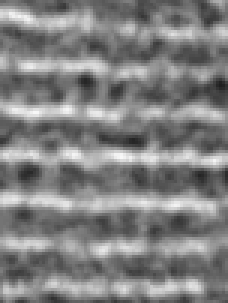
#> input picture data/new_strips/004 WT-DA 25k strip 1.png, 76 x 101 px (shown 3 times larger); its folder holds only this picture in this run
$ jupyter execute --allow-errors gapfinder_test.ipynb
#> lines starting #> are read from the running program, lines starting #| are printed output that depends on the picture; after the words box and inside, x2 and y2 are one past the last pixel; in counts of white or black regions, pixels touching at a corner belong together
[cell 1]
import pandas
import numpy
import matplotlib.pyplot as plt
import cv2

print("hello world")

# Project Overview

## Part 1. Thresholding the image strips

Load the custom strips into the notebook and threshold them to get the binary images.

[cell 2]
import os
import glob

# get a list of all images in data/new_strips
images = glob.glob("data/new_strips/*.png")

print(f"We have {len(images)} images to play with")

[cell 3]
def load_gray_image(image_path):
    image = cv2.imread(image_path)
#> image is the input picture: shape (101, 76, 3); min 31, max 248, mean 128.7
    gray = cv2.cvtColor(image, cv2.COLOR_BGR2GRAY)
    return gray


def equalize_image(image, clip_low=100, clip_high=255):
#> called with clip_low = 100, clip_high = 255
    equalized = cv2.equalizeHist(image)
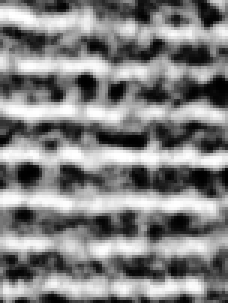
#> equalized: shape (101, 76) (shown 3 times larger); min 0, max 255, mean 128.5
    equalized = numpy.clip(equalized, clip_low, clip_high)
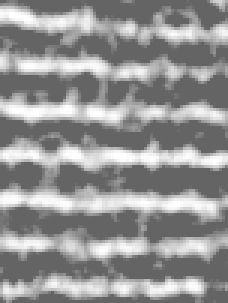
#> equalized: shape (101, 76) (shown 3 times larger); min 100, max 255, mean 147.6
    return equalized

## Display our custom strips

[cell 4]
# plot all of the images in a grid
plt.figure(figsize=(9, 9))
plt.suptitle("raw image strips")
#> (the rest of this cell did not finish here and is left out)

## Display all of the strips, with balanced and clipped scale

[cell 5]
# plot all of the images in a grid
plt.figure(figsize=(9, 9))
plt.suptitle("clipped image strips")
#> (the rest of this cell did not finish here and is left out)

## Threshold the image using the Otsu method

The Otus method is a simple and effective way to threshold an image. It calculates the threshold value based on the histogram of the image. The threshold value is the value that minimizes the intra-class variance of the two classes.

[cell 6]
# threshold the image using a smart thresholding technique

def threshold_image(image, threshold_type=cv2.THRESH_BINARY, block_size=15, constant=2):
#> called with threshold_type = 0, block_size = 15, constant = 2
    _, thresholded = cv2.threshold(image, 0, 255, threshold_type + cv2.THRESH_OTSU)
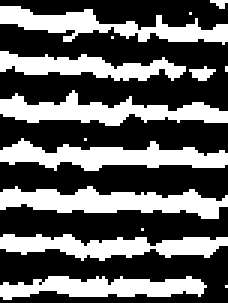
#> thresholded: shape (101, 76) (shown 3 times larger); 37.5% white; 15 white regions (7 under 20 px), largest, box (x1, y1, x2, y2) and area: (0, 62, 76, 73) 473, (0, 46, 76, 57) 443, (0, 30, 76, 42) 436
    return thresholded

image = load_gray_image(images[0])
equalized = equalize_image(image)
thresholded = threshold_image(equalized)

# plot the thresholded image
plt.figure(figsize=(5, 5))
plt.imshow(thresholded, cmap="gray")
plt.axis("off")
plt.title("Otsu Thresholded Image")
